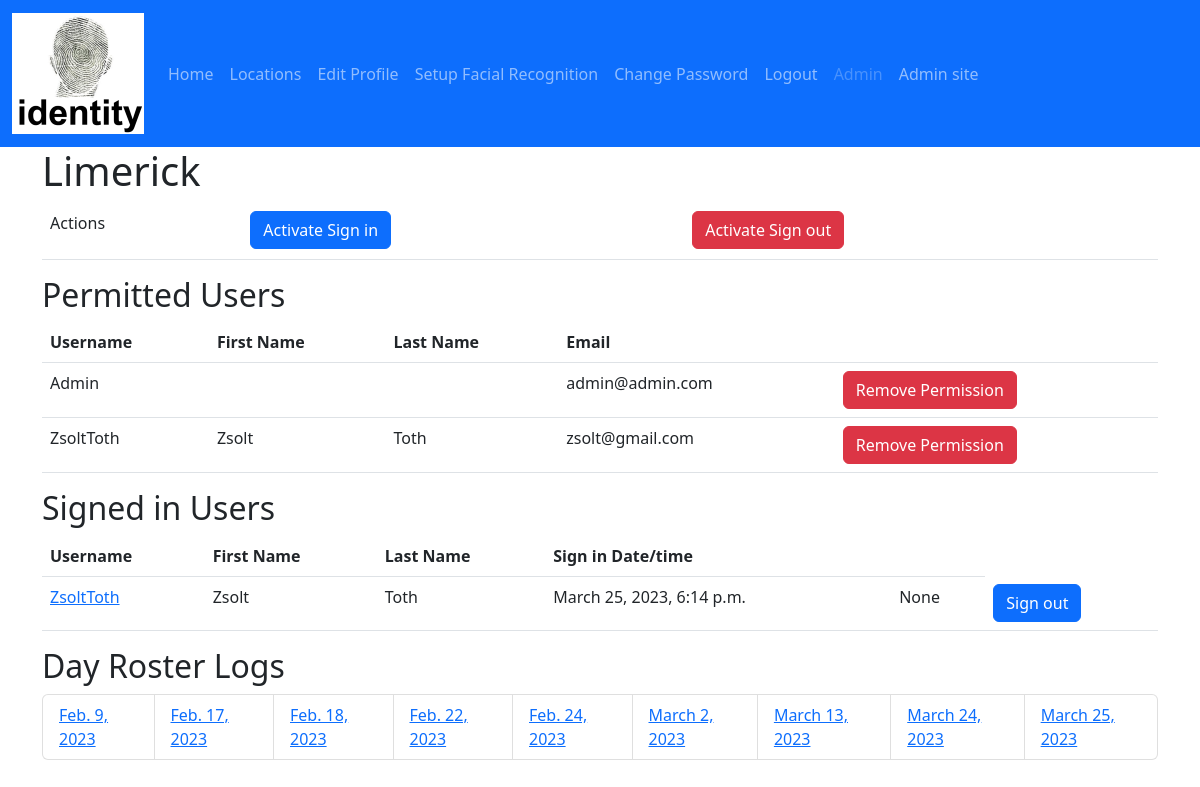
Screenshot of /locations/1/ (signed in) with the database file from the repository.
### identity/models.py (models this page shows, shortened)
class UserAccount(AbstractUser):
    is_face_recognition_enabled = models.BooleanField(default=False)
    is_twin = models.BooleanField(default=False)
    telephone = models.CharField(max_length=20, blank=True)

class Location(models.Model):
    id = models.AutoField(primary_key=True)
    address = models.CharField(max_length=200)
    description = models.CharField(max_length=200)
    email = models.EmailField(max_length=200, unique=True)
    name = models.CharField(max_length=200, unique=True)
    telephone = models.CharField(max_length=20)

class LocationPermission(models.Model):
    location = models.ForeignKey(Location, on_delete=models.CASCADE)
    user_account = models.ForeignKey(
        settings.AUTH_USER_MODEL,
        on_delete=models.CASCADE,
    )

class Roster(models.Model):
    id = models.AutoField(primary_key=True)
    location = models.ForeignKey(Location, on_delete=models.CASCADE)
    sign_in_date = models.DateTimeField('date signed in', auto_now_add=True)
    sign_out_date = models.DateTimeField('date signed out', blank=True, null=True)
    user_account = models.ForeignKey(
        settings.AUTH_USER_MODEL,
        on_delete=models.CASCADE,
    )

### identity/views.py (the view)
# urls.py: path('locations/<int:location_id>/',views.location_details, name='details'),
@login_required
@permission_required('identity.change_location', raise_exception=True)
def location_details(request, location_id):
    location = get_object_or_404(Location, pk=location_id)
    location_active_sign_ins: list = Roster.objects.filter(
        location=location, sign_out_date__isnull=True)
    location_day_roster_logs: list = Roster.objects.filter(
        location=location).values_list('sign_in_date__date', flat=True).distinct()
    context = {
        'location': location,
        'location_active_sign_ins': location_active_sign_ins,
        'location_day_roster_logs': location_day_roster_logs,
    }
    return render(request, 'locations/details.html', context)

### identity/templates/locations/details.html (shortened to what this page needs)
{% extends "master.html" %}
{% block content %}
    <h1>{{ location.name }}</h1>
    <table class="table" aria-describedby="my-desc">
        <tr>
            <td>
                <p id="my-desc">Actions</p>
            </td>
            <td>
                {% if perms.identity.activate_sign_in %}
                    <a class="btn btn-primary" href="{% url 'sign_in' location.id %}">Activate Sign in</a>
                {% endif %}
            </td>
            <td>
                {% if perms.identity.activate_sign_out %}
                    <a class="btn btn-danger" href="{% url 'sign_out' location.id %}">Activate Sign out</a>
                {% endif %}
            </td>
        </tr>
    </table>
    <h2 id="my-desc">Permitted Users</h2>
    {% if location.locationpermission_set.all %}
        <table class="table" aria-describedby="my-desc">
            <tr>
                <th>Username</th>
                <th>First Name</th>
                <th>Last Name</th>
                <th>Email</th>
                <th>
                </th>
            </tr>
            {% for location_permission in location.locationpermission_set.all %}
                <tr>
                    <td>{{ location_permission.user_account.username }}</td>
                    <td>{{ location_permission.user_account.first_name }}</td>
                    <td>{{ location_permission.user_account.last_name }}</td>
                    <td>{{ location_permission.user_account.email }}</td>
                    <td>
                        <a class="btn btn-danger"
                           href="{% url 'remove-permission' location_permission.location.id location_permission.user_account.id %}">Remove Permission</a>
                    </td>
                </tr>
            {% endfor %}
        </table>
    {% else %}
        <p>No Permissions are set for this location.</p>
    {% endif %}
    <h2 id="roster-desc">Signed in Users</h2>
    {% if location.roster_set.all %}
        <table class="table" aria-describedby="roster-desc">
            <tr>
                <th>Username</th>
                <th>First Name</th>
                <th>Last Name</th>
                <th>Sign in Date/time</th>
                <th>
                </th>
            </tr>
            {% for roster in location_active_sign_ins %}
                <tr>
                    <td>
                        <a href="{% url 'user-account-details' roster.user_account.id %}">{{ roster.user_account.username }}</a>
                    </td>
                    <td>{{ roster.user_account.first_name }}</td>
                    <td>{{ roster.user_account.last_name }}</td>
                    <td>{{ roster.sign_in_date }}</td>
                    <td>{{ roster.sign_out_date }}</td>
                    <td>
                        <a class="btn btn-primary" href="{% url 'force-sign-out' roster.id %}">Sign out</a>
                    </td>
                </tr>
            {% endfor %}
        </table>
    {% else %}
        <p>
            No active user sign-ins for this location.
        </p>
    {% endif %}
    <h2 id="day-roster-desc" class="sm">
        Day Roster Logs
    </h2>
    {% if location_day_roster_logs %}
        <ul class="list-group list-group-horizontal">
            {% for location_day_roster_log in location_day_roster_logs %}
                <li class="list-group-item">
                    <a href="{% url 'roster-details' location.id location_day_roster_log %}">{{ location_day_roster_log }}</a>
                </li>
            {% endfor %}
        </ul>
    {% else %}
        <p>
            No Day Roster Logs for this location.
        </p>
    {% endif %}
{% endblock content %}

### identity/templates/master.html (shortened to what this page needs)
{% load static %}
<!DOCTYPE html>
<html lang="en">
    <head>
        <link href="https://cdn.jsdelivr.net/npm/bootstrap@5.2.2/dist/css/bootstrap.min.css"
              rel="stylesheet"
/>
    </head>
    <body>
        <header>
            <nav class="navbar navbar-expand-lg navbar-dark bg-primary">
                <div class="container-fluid">
                    <a class="navbar-brand" href="/">
                        <img src="{% static 'img/identity-logo.png' %}" alt="Identity Logo"/>
                    </a>
                    <div class="collapse navbar-collapse" id="navbarColor01">
                        <ul class="navbar-nav me-auto">
                            <li class="nav-item active">
                                <a class="nav-link" href="/">Home
                                </a>
                            </li>
                            {% if user.is_authenticated %}
                                <li class="nav-item">
                                    <a class="nav-link" href="{% url 'locations' %}">Locations</a>
                                </li>
                                <li class="nav-item">
                                    <a class="nav-link" href="{% url 'edit_user_profile' %}">Edit Profile</a>
                                </li>
                                <li class="nav-item">
                                    <a class="nav-link" href="{% url 'setup_facial_recognition' %}">Setup Facial Recognition</a>
                                </li>
                                <li class="nav-item">
                                    <a class="nav-link" href="{% url 'change_password' %}">Change Password</a>
                                </li>
                                <li class="nav-item">
                                    <a class="nav-link" href="{% url 'logout' %}">Logout</a>
                                </li>
                                <li class="nav-item">
                                    <span class="nav-link disabled">{{ user.get_username }}</span>
                                </li>
                            {% else %}
                                <li class="nav-item">
                                    <a class="nav-link" href="{% url 'login' %}">Login</a>
                                </li>
                            {% endif %}
                            <li class="nav-item">
                                <a class="nav-link" href="{% url 'admin:index' %}">Admin site</a>
                            </li>
                        </ul>
                    </div>
                </div>
            </nav>
        </header>
        <div class="container">
            <div class="row">
                <main>
                    {% block content %}
                    {% endblock content %}
                </main>
            </div>
        </div>
    </body>
</html>

### rows the page displays
UserAccount: get_username "Admin"
Location: name "Limerick"
LocationPermission: user_account.username "Admin", user_account.email "admin@admin.com"
LocationPermission: user_account.username "ZsoltToth", user_account.first_name "Zsolt", user_account.last_name "Toth", user_account.email "zsolt@gmail.com"
Roster: user_account.username "ZsoltToth", user_account.first_name "Zsolt", user_account.last_name "Toth", sign_in_date "March 25, 2023, 6:14 p.m.", sign_out_date "None"

### other values shown
{{ location_day_roster_log }} "Feb. 9, 2023" "Feb. 17, 2023" "Feb. 18, 2023" "Feb. 22, 2023" "Feb. 24, 2023" "March 2, 2023" "March 13, 2023" "March 24, 2023" "March 25, 2023"
